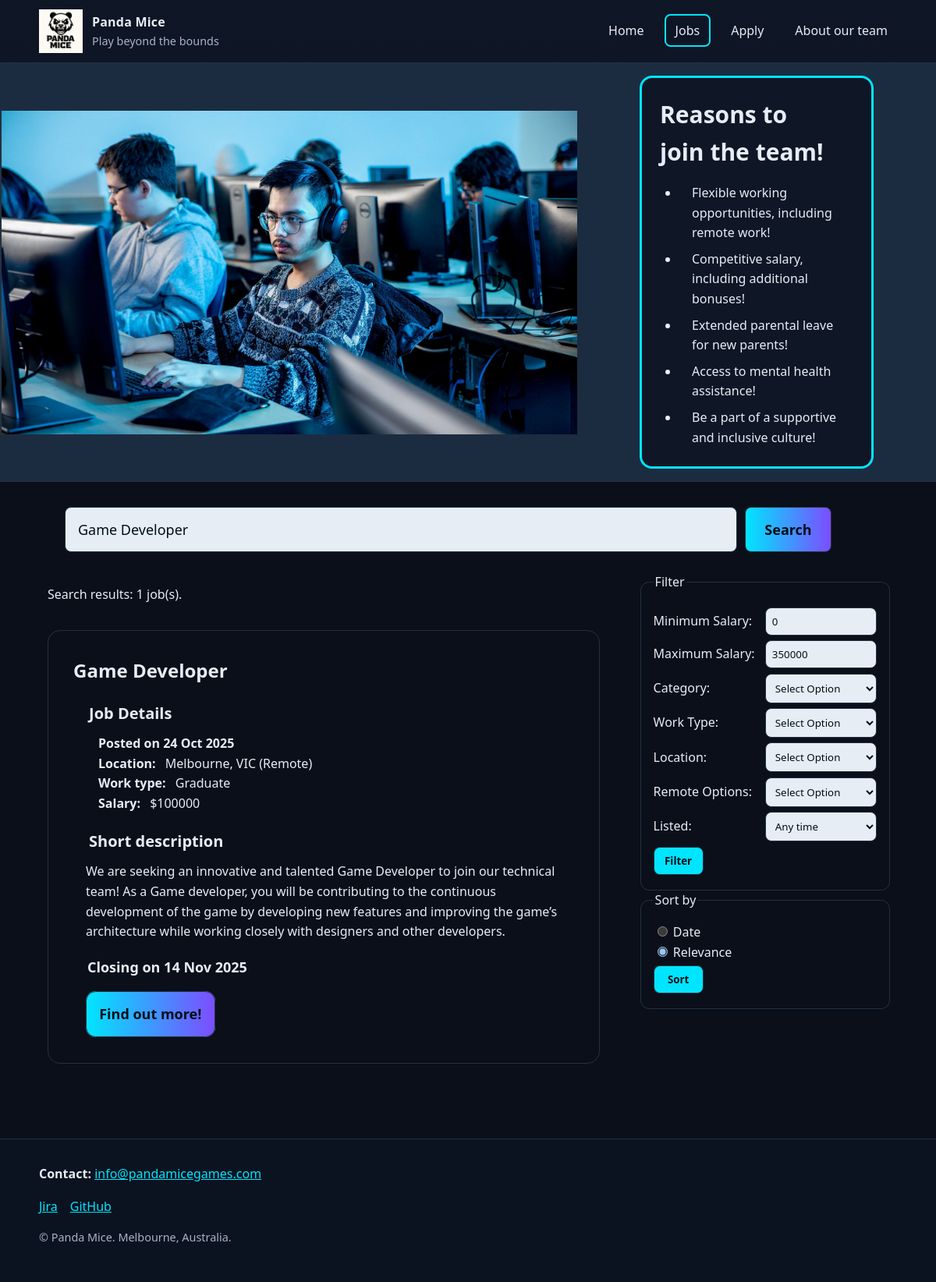
Screenshot of /jobs.php?title=Game Developer with the database file from the repository.
### tables this page shows
CREATE TABLE jobs (
  job_ref VARCHAR(5) PRIMARY KEY,           
  title VARCHAR(150) NOT NULL,              
  category VARCHAR(50) NOT NULL,            
  location VARCHAR(100) NOT NULL,           
  remote varchar(20) NOT NULL,              
  job_type VARCHAR(50) NOT NULL,            
  salary VARCHAR(100) NOT NULL,             
  reporting_line VARCHAR(100) NOT NULL,     
  description TEXT NOT NULL,                
  responsibilities TEXT NOT NULL,           
  essential_req TEXT NOT NULL,              
  preferrable_req TEXT NOT NULL,            
  opening_date DATE NOT NULL,               
  closing_date DATE NOT NULL               
);

### job-sum.php (the view)
<?php
    while ($row = mysqli_fetch_assoc($result)) {
        $OpenDate = htmlspecialchars($row['opening_date']);
        $Opentimestamp = strtotime($OpenDate);
        $OpenDate = date("d M Y", $Opentimestamp);
        $CloseDate = htmlspecialchars($row['closing_date']);
        $Closetimestamp = strtotime($CloseDate);
        $CloseDate = date("d M Y", $Closetimestamp);
        $var = htmlspecialchars($row['job_ref']);
        $encodeRow = urlencode($var);
        echo
        "
        <div class='job-summary' aria-label='Job Summary'>
                <h2>". $row['title'] ."</h2>
                <section class='job-details' aria-labelledby='job-details'>
                    <h3 id='job-details'>Job Details</h3>
                    <p><strong>Posted on ". $OpenDate ."</strong></p>
                    <p><strong>Location: </strong>". htmlspecialchars($row['location'])." (". htmlspecialchars($row['remote']) .") </p>
                    <p><strong>Work type: </strong>". htmlspecialchars($row['job_type'])."</p>
                    <p><strong>Salary: </strong>$".htmlspecialchars($row['salary'])."</p>
                </section>
                <section class='job-desc' aria-labelledby='job-desc'>
                    <h3 id='job-desc'>Short description</h3>
                    <p>".htmlspecialchars($row['description'])."</p>
                </section>
                <div class='close-date'>
                    <p><strong>Closing on ". $CloseDate ."</strong></p>
                </div>
                <div class='info-btn'>
                    <a aria-label='Find out more about the job' href='job-desc.php?jobref=$encodeRow'>Find out more!</a>
                </div>
        </div>
        ";
    }
?>

### styles/jobs_main_styles.css (style rules this page uses)
:root { --bg: #0a0f1a; --panel: #0f1626; --muted: #a8b3c7; --text: #e7edf5; --accent: #00e5ff; --accent-2: #7c4dff; --border: #233142; }
* { box-sizing: border-box; }
html { color-scheme: dark; }
body { margin: 0; font-family: system-ui, Segoe UI, Roboto, Helvetica, Arial, sans-serif; line-height: 1.6; color: var(--text); background: var(--bg); }
.job-summary { width: 100%; margin: 0em 0em 2em; padding: 2em; border: 1px var(--border) solid; border-radius: 1rem; }
.job-summary h2 { color: #e7edf5; display: inline-block; font-size: 24px; margin: 0em; padding: 0em; }
.job-details h3, .job-desc h3 { color: #e7edf5; font-size: 20px; margin: 1em 1em 0.5em; }
.job-details strong { color: #e7edf5; margin: 0em 0.5em 0em 1em; }
.job-summary p { margin: 0em 1em; }
.close-date { margin: 1em 0em 0em; font-size: 18px; }
.info-btn { display: inline-block; margin: 2em 1em 1em; }
.info-btn a { border-radius: 0.7em; background: linear-gradient(90deg, #00e5ff, #7c4dff); color: #001018; margin: 0em; padding: 0.9em; font-size: 18px; font-weight: bold; border: 1px solid #233142; text-decoration: none; }

### rows the page displays
jobs: title "Game Developer", opening_date "24 Oct 2025", location "Melbourne, VIC", remote "Remote", job_type "Graduate", salary "100000", description "We are seeking an innovative and talented Game Developer to join our technical team! As a Game developer, you will be contributing to the continuous development of the game by developing new features and improving the game’s architecture while working closely with designers and other developers.", closing_date "14 Nov 2025"

### other values shown
mysqli_num_rows($result) "1"
